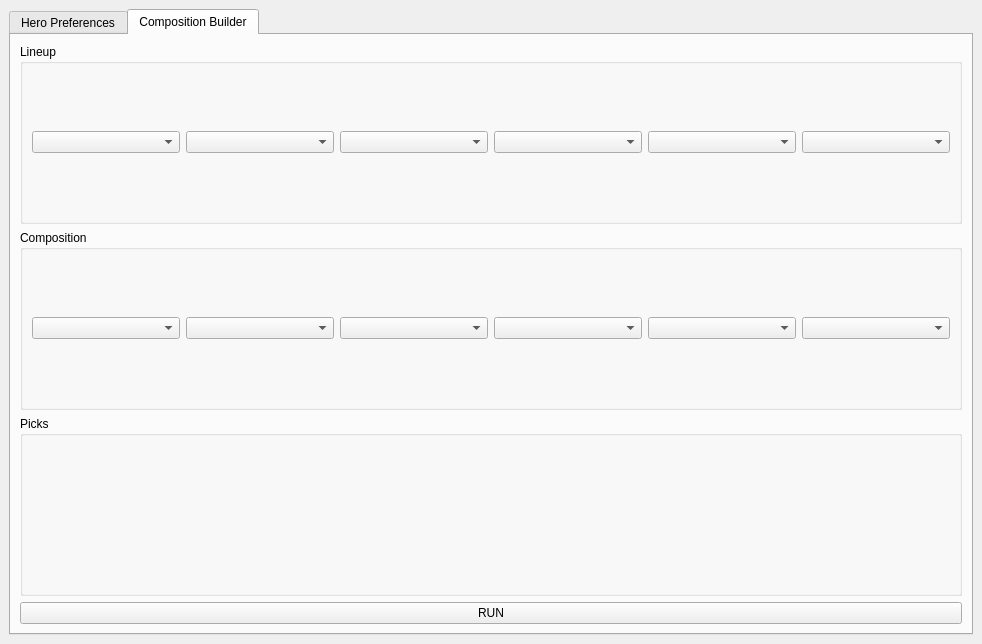
<?xml version="1.0" encoding="UTF-8"?>
<ui version="4.0">
 <class>MainWindow</class>
 <widget class="QMainWindow" name="MainWindow">
  <property name="geometry">
   <rect>
    <x>0</x>
    <y>0</y>
    <width>982</width>
    <height>644</height>
   </rect>
  </property>
  <property name="windowTitle">
   <string>MainWindow</string>
  </property>
  <widget class="QWidget" name="centralwidget">
   <layout class="QGridLayout" name="gridLayout">
    <item row="0" column="0">
     <widget class="QTabWidget" name="mainTabWidget">
      <property name="currentIndex">
       <number>1</number>
      </property>
      <widget class="QWidget" name="heroPreferenceTab">
       <attribute name="title">
        <string>Hero Preferences</string>
       </attribute>
       <layout class="QHBoxLayout" name="horizontalLayout">
        <item>
         <widget class="QTableView" name="heroPreferenceTable"/>
        </item>
       </layout>
      </widget>
      <widget class="QWidget" name="compositionBuilder">
       <attribute name="title">
        <string>Composition Builder</string>
       </attribute>
       <layout class="QHBoxLayout" name="horizontalLayout_2">
        <item>
         <layout class="QVBoxLayout" name="compositionBuilderVerticalLayout">
          <item>
           <widget class="QGroupBox" name="lineupGroupBox">
            <property name="title">
             <string>Lineup</string>
            </property>
            <layout class="QHBoxLayout" name="horizontalLayout_3">
             <item>
              <widget class="QComboBox" name="lineupComboBox1"/>
             </item>
             <item>
              <widget class="QComboBox" name="lineupComboBox2"/>
             </item>
             <item>
              <widget class="QComboBox" name="lineupComboBox3"/>
             </item>
             <item>
              <widget class="QComboBox" name="lineupComboBox4"/>
             </item>
             <item>
              <widget class="QComboBox" name="lineupComboBox5"/>
             </item>
             <item>
              <widget class="QComboBox" name="lineupComboBox6"/>
             </item>
            </layout>
           </widget>
          </item>
          <item>
           <widget class="QGroupBox" name="compositionGroupBox">
            <property name="title">
             <string>Composition</string>
            </property>
            <layout class="QHBoxLayout" name="horizontalLayout_5">
             <item>
              <widget class="QComboBox" name="compositionComboBox1"/>
             </item>
             <item>
              <widget class="QComboBox" name="compositionComboBox2"/>
             </item>
             <item>
              <widget class="QComboBox" name="compositionComboBox3"/>
             </item>
             <item>
              <widget class="QComboBox" name="compositionComboBox4"/>
             </item>
             <item>
              <widget class="QComboBox" name="compositionComboBox5"/>
             </item>
             <item>
              <widget class="QComboBox" name="compositionComboBox6"/>
             </item>
            </layout>
           </widget>
          </item>
          <item>
           <widget class="QGroupBox" name="picksGroupBox">
            <property name="title">
             <string>Picks</string>
            </property>
            <layout class="QHBoxLayout" name="horizontalLayout_4">
             <item>
              <layout class="QVBoxLayout" name="picksVerticalLayout1">
               <item>
                <widget class="QLabel" name="picksHeroLabel1">
                 <property name="font">
                  <font>
                   <pointsize>12</pointsize>
                  </font>
                 </property>
                 <property name="text">
                  <string/>
                 </property>
                 <property name="alignment">
                  <set>Qt::AlignCenter</set>
                 </property>
                </widget>
               </item>
               <item>
                <widget class="QLabel" name="picksPlayerLabel1">
                 <property name="font">
                  <font>
                   <pointsize>12</pointsize>
                  </font>
                 </property>
                 <property name="text">
                  <string/>
                 </property>
                 <property name="alignment">
                  <set>Qt::AlignCenter</set>
                 </property>
                </widget>
               </item>
              </layout>
             </item>
             <item>
              <layout class="QVBoxLayout" name="picksVerticalLayout2">
               <item>
                <widget class="QLabel" name="picksHeroLabel2">
                 <property name="font">
                  <font>
                   <pointsize>12</pointsize>
                  </font>
                 </property>
                 <property name="text">
                  <string/>
                 </property>
                 <property name="alignment">
                  <set>Qt::AlignCenter</set>
                 </property>
                </widget>
               </item>
               <item>
                <widget class="QLabel" name="picksPlayerLabel2">
                 <property name="font">
                  <font>
                   <pointsize>12</pointsize>
                  </font>
                 </property>
                 <property name="text">
                  <string/>
                 </property>
                 <property name="alignment">
                  <set>Qt::AlignCenter</set>
                 </property>
                </widget>
               </item>
              </layout>
             </item>
             <item>
              <layout class="QVBoxLayout" name="picksVerticalLayout3">
               <item>
                <widget class="QLabel" name="picksHeroLabel3">
                 <property name="font">
                  <font>
                   <pointsize>12</pointsize>
                  </font>
                 </property>
                 <property name="text">
                  <string/>
                 </property>
                 <property name="alignment">
                  <set>Qt::AlignCenter</set>
                 </property>
                </widget>
               </item>
               <item>
                <widget class="QLabel" name="picksPlayerLabel3">
                 <property name="font">
                  <font>
                   <pointsize>12</pointsize>
                  </font>
                 </property>
                 <property name="text">
                  <string/>
                 </property>
                 <property name="alignment">
                  <set>Qt::AlignCenter</set>
                 </property>
                </widget>
               </item>
              </layout>
             </item>
             <item>
              <layout class="QVBoxLayout" name="picksVerticalLayout4">
               <item>
                <widget class="QLabel" name="picksHeroLabel4">
                 <property name="font">
                  <font>
                   <pointsize>12</pointsize>
                  </font>
                 </property>
                 <property name="text">
                  <string/>
                 </property>
                 <property name="alignment">
                  <set>Qt::AlignCenter</set>
                 </property>
                </widget>
               </item>
               <item>
                <widget class="QLabel" name="picksPlayerLabel4">
                 <property name="font">
                  <font>
                   <pointsize>12</pointsize>
                  </font>
                 </property>
                 <property name="text">
                  <string/>
                 </property>
                 <property name="alignment">
                  <set>Qt::AlignCenter</set>
                 </property>
                </widget>
               </item>
              </layout>
             </item>
             <item>
              <layout class="QVBoxLayout" name="picksVerticalLayout5">
               <item>
                <widget class="QLabel" name="picksHeroLabel5">
                 <property name="font">
                  <font>
                   <pointsize>12</pointsize>
                  </font>
                 </property>
                 <property name="text">
                  <string/>
                 </property>
                 <property name="alignment">
                  <set>Qt::AlignCenter</set>
                 </property>
                </widget>
               </item>
               <item>
                <widget class="QLabel" name="picksPlayerLabel5">
                 <property name="font">
                  <font>
                   <pointsize>12</pointsize>
                  </font>
                 </property>
                 <property name="text">
                  <string/>
                 </property>
                 <property name="alignment">
                  <set>Qt::AlignCenter</set>
                 </property>
                </widget>
               </item>
              </layout>
             </item>
             <item>
              <layout class="QVBoxLayout" name="picksVerticalLayout6">
               <item>
                <widget class="QLabel" name="picksHeroLabel6">
                 <property name="font">
                  <font>
                   <pointsize>12</pointsize>
                  </font>
                 </property>
                 <property name="text">
                  <string/>
                 </property>
                 <property name="alignment">
                  <set>Qt::AlignCenter</set>
                 </property>
                </widget>
               </item>
               <item>
                <widget class="QLabel" name="picksPlayerLabel6">
                 <property name="font">
                  <font>
                   <pointsize>12</pointsize>
                  </font>
                 </property>
                 <property name="text">
                  <string/>
                 </property>
                 <property name="alignment">
                  <set>Qt::AlignCenter</set>
                 </property>
                </widget>
               </item>
              </layout>
             </item>
            </layout>
           </widget>
          </item>
          <item>
           <widget class="QPushButton" name="runButton">
            <property name="text">
             <string>RUN</string>
            </property>
           </widget>
          </item>
         </layout>
        </item>
       </layout>
      </widget>
     </widget>
    </item>
   </layout>
  </widget>
 </widget>
 <resources/>
 <connections/>
</ui>
